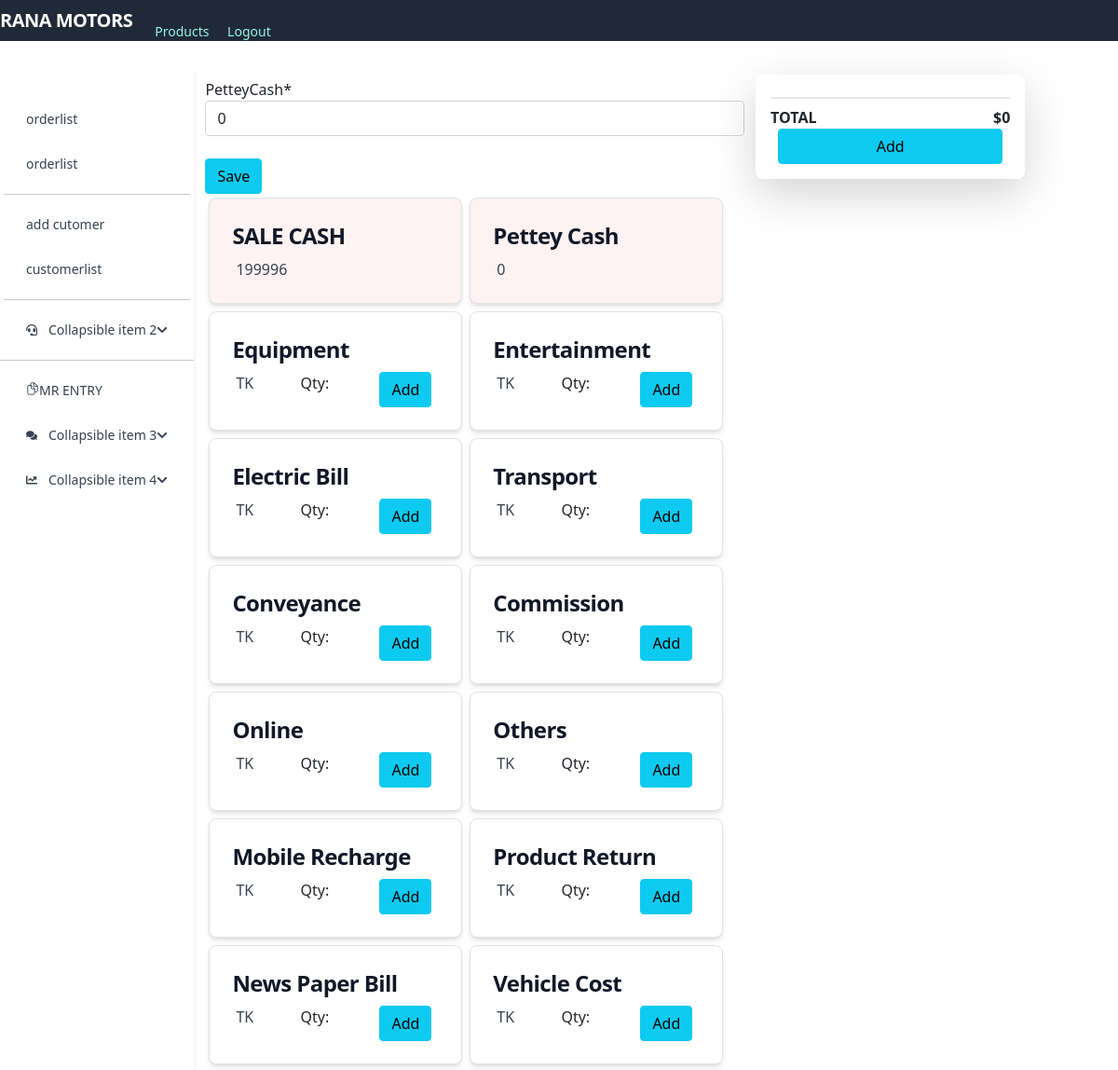
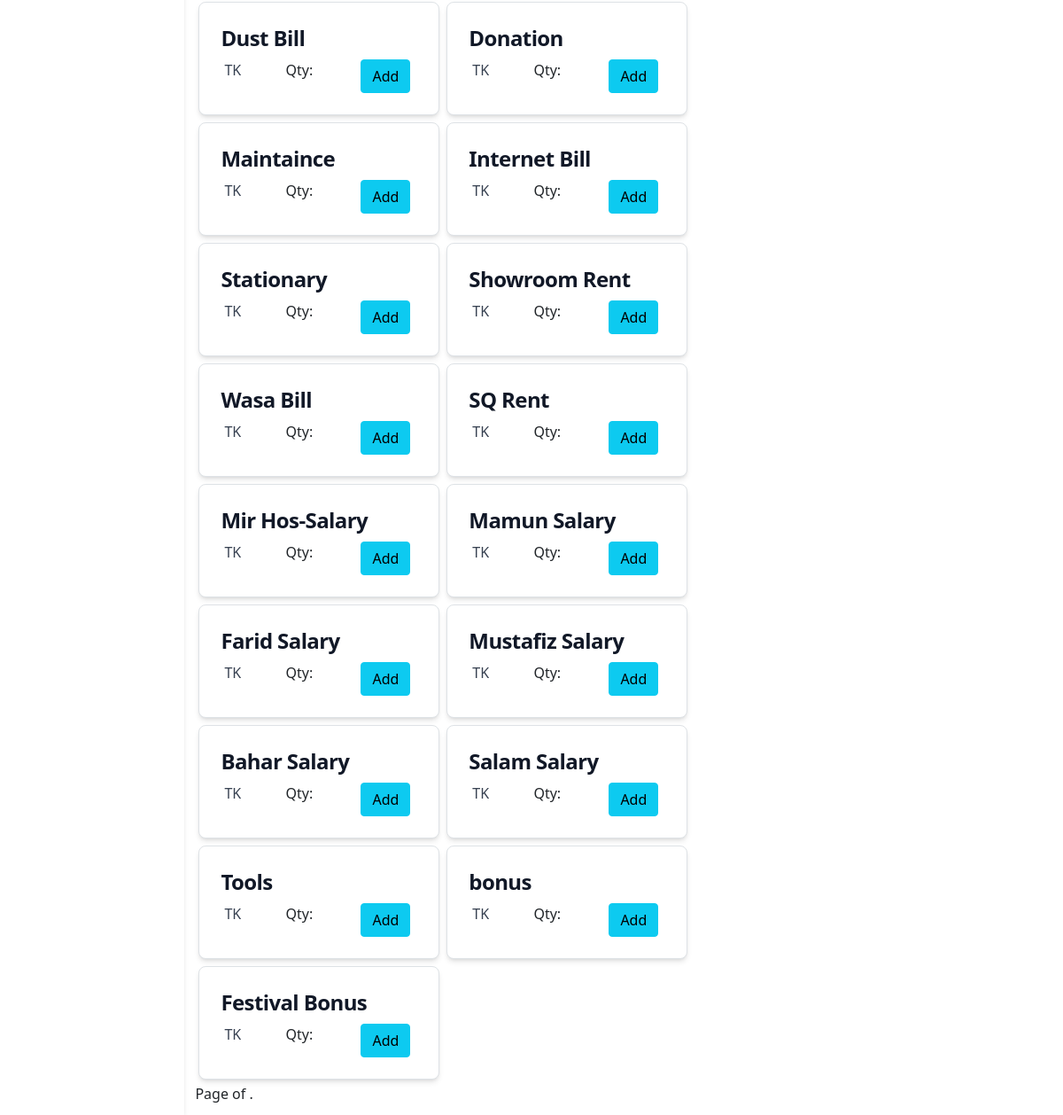
/expense (signed in), run on the app's committed database (2 pictures, top to bottom).
### core/models.py (models this page shows, shortened)
class dailyreport(models.Model):
   order = models.ForeignKey(Order,on_delete=models.CASCADE,null=True,blank=True)
   added = models.DateTimeField(auto_now_add=True,null=True)
   ammount = models.PositiveIntegerField(default=0,null=True)
   petteyCash = models.PositiveIntegerField(default=0,null=True)
   returnn = models.ForeignKey(returnn,on_delete=models.CASCADE,null=True,blank=True)
   bill = models.ForeignKey(bill,on_delete=models.CASCADE,null=True,blank=True)
   returnprice = models.PositiveIntegerField(default=0)
   billexpense = models.PositiveIntegerField(default=0)
   reporttype = models.CharField(max_length=800,null=True,blank=True)

class paybillcatogory(models.Model):
   name = models.TextField(max_length=100,null=True)

### core/views.py (the view)
# urls.py: path("expense", views.expense, name=""),
def expense(request):
         orders=dailyreport.objects.all().last()
         user_products = temppaybill.objects.filter(user=request.user)
         form = dailyreportt(request.POST or None, request.FILES or None)
         total=0
         total1=0
         for gs in user_products:
           total+=gs.ammount
         if form.is_valid() :
            fs= form.save(commit=False)
            fs.ammount=orders.ammount -fs.petteyCash
            fs.petteyCash=fs.petteyCash +orders.petteyCash
            fs.save()
            return HttpResponseRedirect("/expense")
         products =  paybillcatogory.objects.all()
         myFilter = expensefilter(request.GET, queryset=products)
         products = myFilter.qs
         context = {#'category': category,
               'orders': orders,
               'form':form,
               'pro':products,
               'user_products':user_products,
               'total':total
               }
         return render(request, 'core/expense.html',context)

### core/form.py
class dailyreportt(forms.ModelForm):
    class Meta:
        model =dailyreport
        fields = ['petteyCash']

### core/templates/core/expense.html (shortened to what this page needs)
{% extends 'core/base.html' %}
{% block content %}
{% load static %}
{%load crispy_forms_tags %}
    <div class="basis-3/4">
        <div class="grid grid-cols-3 gap-2 m-2 ">
            <div class="col-span-2 m-1">
                {% load crispy_forms_tags %}
                <form method="POST" class="post-form">
                    {{ form|crispy}}
                    <br>
                    <button type="submit" class="save btn btn-info">Save</button>
                </form>
                <div class="flex flex-wrap " >
    <a href="#"
        class="w-[47%] p-4 max-w-sm bg-red-50 rounded-lg border border-gray-200 shadow-md hover:bg-gray-100 dark:bg-gray-800 dark:border-gray-700 dark:hover:bg-gray-700 m-1">
        <h5 class="mb-2 text-2xl font-bold tracking-tight text-gray-900 dark:text-white">
            SALE CASH
        </h5>
        <div class="flex justify-between">
            <p class="font-normal text-gray-700 dark:text-gray-400 px-1">
                {{ orders.ammount}}
            </p>
        </div>
    </a>
    <a href="#"
        class="w-[47%] p-4 max-w-sm bg-red-50 rounded-lg border border-gray-200 shadow-md hover:bg-gray-100 dark:bg-gray-800 dark:border-gray-700 dark:hover:bg-gray-700 m-1">
        <h5 class="mb-2 text-2xl font-bold tracking-tight text-gray-900 dark:text-white">
            Pettey Cash
        </h5>
        <div class="flex justify-between">
            <p class="font-normal text-gray-700 dark:text-gray-400 px-1">
                {{ orders.petteyCash}}
            </p>
        </div>
    </a>
    <br>
    <br>
    {% for product in pro %}
    <a href="#"
        class="w-[47%] p-4 max-w-sm bg-white rounded-lg border border-gray-200 shadow-md hover:bg-gray-100 dark:bg-gray-800 dark:border-gray-700 dark:hover:bg-gray-700 m-1">
        <h5 class="mb-2 text-2xl font-bold tracking-tight text-gray-900 dark:text-white">
            {{ product.name}}
        </h5>
        <div class="flex justify-between">
            <p class="font-normal text-gray-700 dark:text-gray-400 px-1">
                TK{{ product.price }}
            </p>
            <p class="font-normal   text-red mx-1">
                Qty: {{ product.quantity }}
            </p>
            <button
                class="save btn btn-info mx-2"
                onclick="window.location.href = '{{product.id}}/expenseform'">
                Add
            </button>
        </div>
    </a>
    {% endfor %}
                </div>
                <div class="pagination">
                    <span class="step-links">
                        <span class="current">
                            Page {{ pro.number }} of {{ pro.paginator.num_pages }}.
                        </span>
                    </span>
                </div>
            </div>
            <div>
                <div class="flex flex-col justify-between block  rounded-lg shadow-lg bg-white max-w-sm p-3">
                <div class="mt-2 border-t-2">
                    <div class="mt-2 flex justify-between">
                        <p class="font-bold">TOTAL</p>
                        <p class="font-bold">${{ total }}</p>
                    </div>
                </div>
                <button
                class="save btn btn-info mx-2"
                onclick="window.location.href = 'expensestore'">
                Add
            </button>
               </div>
            </div>
        </div>
    </div>
</div>
{% endblock %}

### data on the page
dailyreport: ammount "199996", petteyCash "0"
paybillcatogory: name "Equipment"
paybillcatogory: name "Entertainment"
paybillcatogory: name "Electric Bill"
paybillcatogory: name "Transport"
paybillcatogory: name "Conveyance"
paybillcatogory: name "Commission"
paybillcatogory: name "Online"
paybillcatogory: name "Others"
paybillcatogory: name "Mobile Recharge"
paybillcatogory: name "Product Return"
paybillcatogory: name "News Paper Bill"
paybillcatogory: name "Vehicle Cost"
paybillcatogory: name "Dust Bill"
paybillcatogory: name "Donation"
paybillcatogory: name "Maintaince"
paybillcatogory: name "Internet Bill"
paybillcatogory: name "Stationary"
paybillcatogory: name "Showroom Rent"
paybillcatogory: name "Wasa Bill"
paybillcatogory: name "SQ Rent"
paybillcatogory: name "Mir Hos-Salary"
paybillcatogory: name "Mamun Salary"
paybillcatogory: name "Farid Salary"
paybillcatogory: name "Mustafiz Salary"
paybillcatogory: name "Bahar Salary"
paybillcatogory: name "Salam Salary"
paybillcatogory: name "Tools"
paybillcatogory: name "bonus"
paybillcatogory: name "Festival Bonus"

### other printed values
{{ total }} "0"
